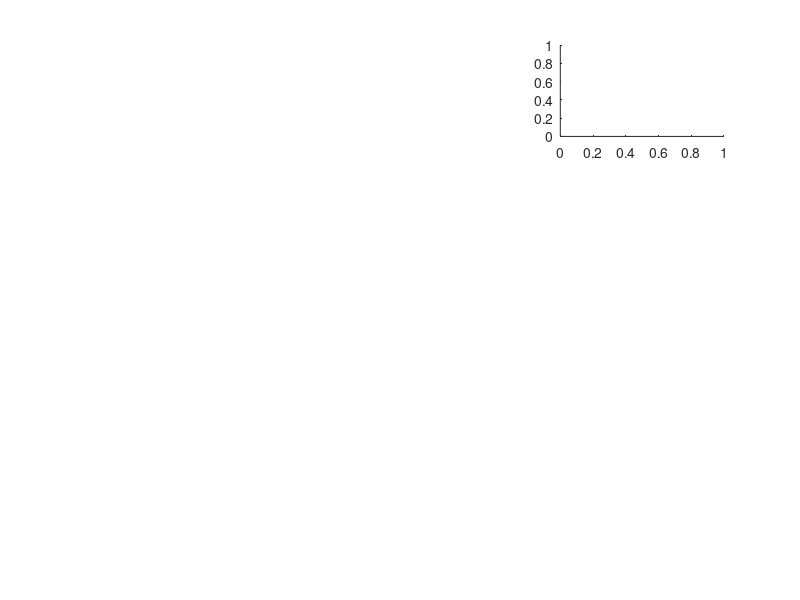

Recreate this plot in MATLAB. (Note: this script raises an error after producing the figure.)
%%%
%%% Potential density field, vorticity and  buoyacy sensitivty plots
%%%

addpath ./mat_files/
scrsz = get(0,'ScreenSize');
framepos = [0.3*1 0.3*1 1200 900]; %[0.25*scrsz(3) 0.15*scrsz(4) 900 400];
figure;
clf;
set(gcf,'Position',framepos);
set(gcf,'Color','w');

subplot_rows = 4; % number of runs
subplot_cols = 3;

%%% Choose Runs
%f = [2 9 21 25]; % specify run number from Exps


sp_count = 0;
day = 10; % specify day to plot vorticity and potential density field

for i=1:subplot_rows    %%% Vorticity Field
    
    % plot vorticity field
    subplot(subplot_rows,subplot_cols,sp_count+3)
    [YY,XX] = meshgrid(yy,xx);
    if i==1
        vort = squeeze(Vort(i,:,:));
    else
        vort = squeeze(Vort(i+1,:,:));
    end
    pcolor(XX/1000,YY/1000,vort)
    shading interp;
    colormap(cmocean('balance',256));
    caxis([-1 1]*10^(-3));
    pbaspect([1 1 1])
    ax2 = gca;
    ax2.FontSize = 28;
    ax2.FontName = 'Times New Roman';
    ax2.Box = 'on';
    ylabel('y (km)');
    sp_count = sp_count+3;
end

sp_count = 0;
for i=1:subplot_rows
    %%% Potential Density Field
    [ZZ,XX] = meshgrid(zz,xx);
    subplot(subplot_rows,subplot_cols,sp_count+1)
    pdens = squeeze(Pdens(f(i),day,:,:));
    pcolor(XX/1000,ZZ,pdens); 
    shading interp; 
    cmocean('-haline',256);
    caxis([1027.4 1027.6])
    ylim([-350 -2.5]);
    pbaspect([1.75 1 1]);
    hold on;
    ax = gca;
    ax.FontSize = 28;
    ax.FontName = 'Times New Roman';
    ax.Box = 'on';
    ylabel('z (m)');
    sp_count = sp_count+3;
    
end

sp_count = 0;
 for i=1:subplot_rows   
    %%% Buoyancy
    subplot(subplot_rows,subplot_cols,sp_count+2)
    b = squeeze(B(f(i),:,:));
    pcolor(b');
    shading interp;
    cmocean('rain',256)
    caxis([-0.06 0])
    pbaspect([1.75 1 1]);
    ax3 = gca;
    ax3.FontSize = 28;
    ax3.FontName = 'Times New Roman';
    ax3.Box = 'on';
    sp_count = sp_count+3;
end